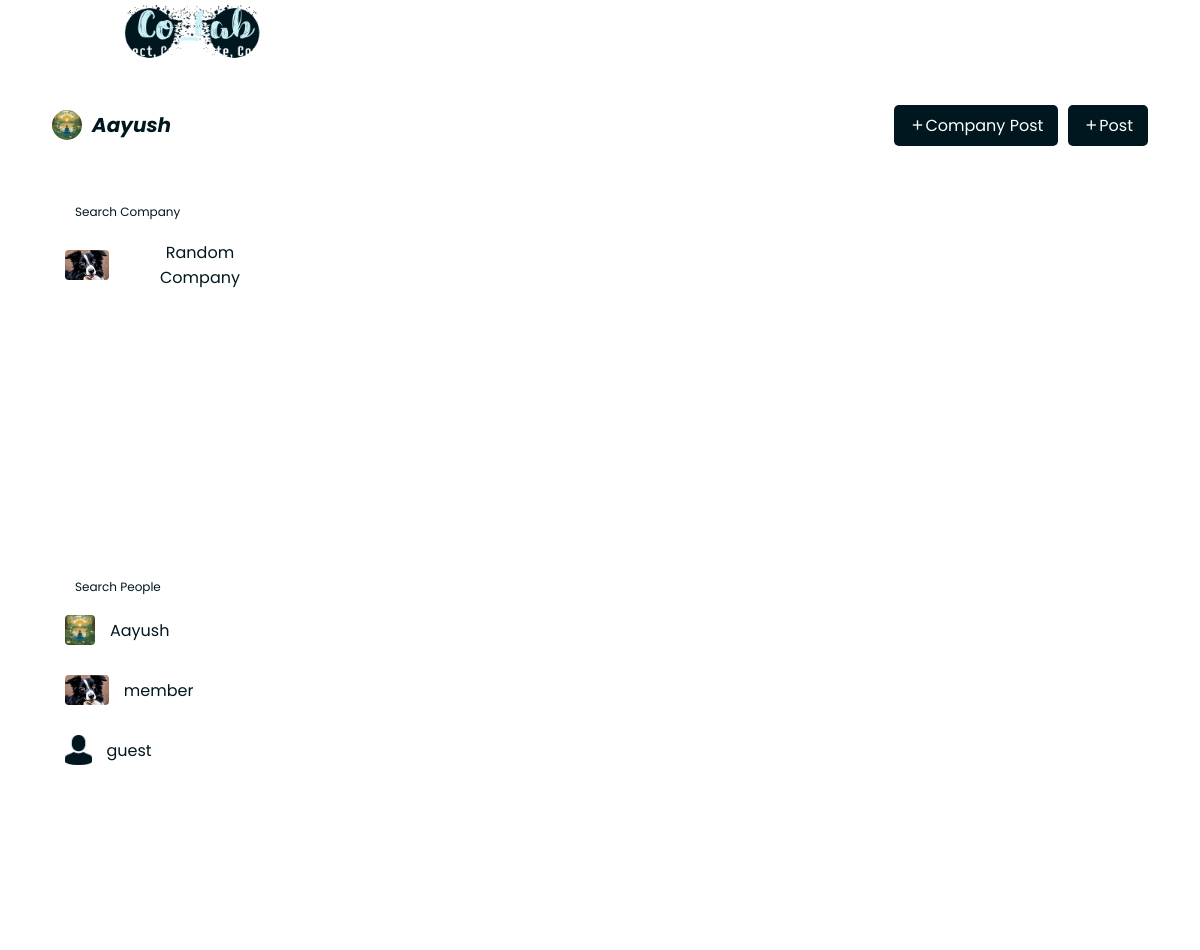
The app's page / (signed in) with its own data.
### main/models.py (models this page shows, shortened)
class Employee(models.Model):
    user = models.OneToOneField(User, on_delete=models.CASCADE)
    date_modified = models.DateTimeField(auto_now=True)
    company = models.ForeignKey(Company, on_delete=models.CASCADE)
    post = models.CharField(max_length=255, null=True, blank=True)
    branch = models.ForeignKey(Branch, on_delete=models.CASCADE, null=True, blank=True)
    employee_code = models.CharField(max_length=8, unique=True, null=True, blank=True)
    phone_no = models.CharField(max_length=15, unique=True, null=True, blank=True)
    address = models.CharField(max_length=255, null=True, blank=True)
    image = models.ImageField(upload_to='employee', null=True, blank=True)
    admin = models.BooleanField(default=False)

class Company(models.Model):
    company_name = models.CharField(max_length=255, unique=True)
    company_email = models.EmailField(max_length=255, unique=True)
    company_telephone1 = models.CharField(max_length=20, unique=True)
    company_telephone2 = models.CharField(max_length=20, unique=True)
    company_registration_no = models.CharField(max_length=7, unique=True)
    company_address = models.CharField(max_length=255)
    company_logo = models.ImageField(upload_to='company', null=True, blank=True)
    company_description = models.TextField()
    date_established = models.DateField()
    created = models.DateTimeField(auto_now_add=True)
    company_social_website = models.URLField(max_length=200)
    def __str__(self):
        return self.company_name

### main/views.py (the view)
# urls.py: path('', views.home, name="home"),
def home(request):
    company_post = CompanyPost.objects.all()
    employee_post = EmployeePost.objects.all()
    q = request.GET.get('q') if request.GET.get('q') != None else ''
    companies = Company.objects.filter(
        Q(company_name__icontains=q)
    )
    r = request.GET.get('r') if request.GET.get('r') != None else ''
    users = User.objects.filter(
        Q(username__icontains=r) |
        Q(email__icontains=r) |
        Q(first_name__icontains=r) |
        Q(last_name__icontains=r)
    )
    employees = Employee.objects.all()
    try:
        if request.user.is_authenticated:
            employee = Employee.objects.get(user=request.user)
        else:
            employee = {}
    except:
        employee ={}
    context = {'employee': employee, 'company_post': company_post, 'employee_post': employee_post, 'companies': companies, 'users': users, 'employees': employees}
    return render(request, 'main/home.html', context)

### main/templates/main/home.html (shortened to what this page needs)
{% extends 'main.html' %}
{% load static %}
{% block content %}
<div class="post">
    <div class="post-left">
        {% if request.user.is_authenticated %}
        <a href="{% url 'user-profile' request.user.id %}">
            {% if employee.image %}
                <img src="{{employee.image.url}}" height="30px">
            {% else %}
                <img src="{% static 'styles/images/avatar.png' %}" height="30px">
            {% endif %}
            <h1>{{request.user}}</h1></a>
        {% else %}
            <a href="{% url 'login' %}"><h1>Login to access more of our services</h1></a>
        {% endif %}
    </div>
    <div class="post-btn">
        {% if request.user.is_authenticated %}
            {% if employee.admin %}
                <a href="{% url 'create-company-post' %}"><span><i class='bx bx-plus' ></i>Company Post</span></a>
                <a href="{% url 'create-employee-post' %}"><span><i class='bx bx-plus' ></i>Post</span></a>
            {% else %}
                <a href="{% url 'create-employee-post' %}"><span><i class='bx bx-plus' ></i>Post</span></a>
            {% endif %}
        {% else %}
            <a href="{% url 'login' %}"><span><i class='bx bx-user-check'></i>Login</span></a>
        {% endif %}
    </div>
</div>
<div class="main-container">
    <div class="s-main-container1">
        {% include 'main/search-bar.html' %}
    </div>
    <div class="s-main-container2">
    </div>
    <div class="s-main-container3">
    </div>
</div>
{% endblock content %}

### main/templates/main/search-bar.html
{% load static %}
<div class="company-search">
    <form action="" class="search-bar">
        <input type="text" placeholder="Search Company" name="q">
        <button type="submit"><i class='bx bx-search'></i></button>
    </form>
    <div class="search-result">
        {% for companies in companies %}
            <a href="{% url 'company-profile' companies.id %}">
            {% if companies.company_logo %}
                <img src="{{companies.company_logo.url}}">
            {% else %}
                <img src="{% static 'styles/images/company_avatar.png' %}">
            {% endif %}
            {{companies}}</a>
        {% endfor %}
    </div>
</div>
<div class="employee-search">
    <form action="" class="search-bar">
        <input type="text" placeholder="Search People" name="r">
        <button type="submit"><i class='bx bx-search'></i></button>
    </form>
    <div class="search-result">
        {% for users in users %}
            <a href="{% url 'user-profile' users.id %}">
            {% for employees in employees %}
                {% if employees.user == users %}
                    {% if employees.image %}
                        <img src="{{employees.image.url}}">
                    {% else %}
                        <img src="{% static 'styles/images/avatar.png' %}">
                    {% endif %}
                    {{users}}
                {% endif %}
            {% endfor %}
            </a>
        {% endfor %}
    </div>
</div>

### static/styles/styles.css (style rules this page uses)
* { margin: 0; padding: 0; box-sizing: border-box; font-family: 'Poppins', sans-serif; }
body { min-height: 100vh; background: url('images/background1.png') no-repeat; background-size: cover; background-position: center; background-attachment: fixed; }
.post { display: flex; justify-content: space-between; align-items: center; padding: 0 30px; background-color: rgba(255, 255, 255, .1); height: 50px; border-radius: 5px; backdrop-filter: blur(10px); border: 2px solid rgba(255, 255, 255, .2); }
.post-left { display: flex; align-items: center; }
.post-left img { border-radius: 50%; margin-right: 10px; }
.post-left a { display: flex; align-items: center; text-decoration: none; color: #00171f; font-style: italic; }
.post-left h1 { font-size: 20px; }
.post-btn { display: flex; gap: 10px; }
.post-btn a { display: inline-block; padding: 8px 15px; background-color: #00171f; color: #fff; text-align: center; text-decoration: none; border-radius: 5px; }
.post-btn { margin-left: auto; }
.post-btn span { display: flex; align-items: center; }
.main-container { display: flex; flex-direction: row; height: 100vh; }
.s-main-container1 { display: flex; flex-direction: column; flex: 1.5; padding: 20px; overflow-y: auto; margin: 10px; }
.s-main-container2 { flex: 3; background-color: rgba(255, 255, 255, .1); backdrop-filter: blur(10px); padding: 20px; overflow-y: auto; margin: 10px; display: flex; flex-direction: column; }
.s-main-container3 { flex: 2; background-color: rgba(255, 255, 255, .1); backdrop-filter: blur(10px); padding: 20px; overflow-y: auto; margin: 10px; display: flex; flex-direction: column; }
.company-search { flex: 1; background-color: rgba(255, 255, 255, .1); backdrop-filter: blur(10px); border-radius: 5px; margin-bottom: 5px; overflow-y: auto; }
.employee-search { flex: 1; background-color: rgba(255, 255, 255, .1); backdrop-filter: blur(10px); border-radius: 5px; margin-top: 5px; overflow-y: auto; }
.search-bar { margin: 10px 10px; width: 90%; background-color: rgba(255, 255, 255, .2); backdrop-filter: blur(50px); display: flex; align-items: center; border-radius: 60px; padding: 10px 10px; position: fixed; z-index: 8; }
.search-bar input { background: transparent; flex: 1; border: 0; outline: none; padding: 5px 5px; font-size: 10px; color: #00171f; }
::placeholder { color: #00171f; font-size: 12px; }
.search-bar button i { width: 20px; }
.search-bar button { border: .5; border-radius: 50%; width: 25px; height: 25px; cursor: pointer; background-color: rgba(255, 255, 255, .3); backdrop-filter: blur(50px) saturate(180%); }
.company-search a, .employee-search a { text-decoration: none; display: flex; align-items: center; margin-left: 15px; margin-bottom: 30px; color: #00171f; width: fit-content; }
.company-search a img , .employee-search a img { height: 30px; border-radius: 4px; margin-right: 15px; }
.search-result { top: 60px; position: relative; }

### records on screen
Employee: image (picture)
Company: company_logo (picture), company_name "Random Company"
Employee: image (picture)

### other values on screen
{{ request.user }} "Aayush"
{{ users }} "Aayush"
{{ users }} "member"
{{ users }} "guest"
